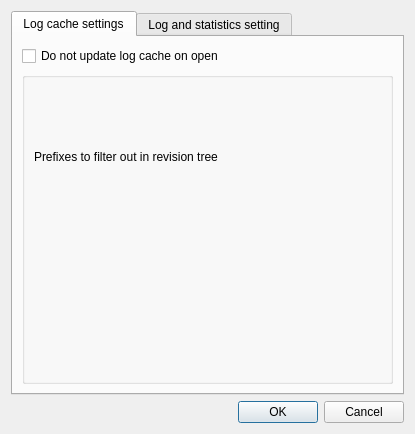
<?xml version="1.0" encoding="UTF-8"?>
<ui version="4.0">
 <class>DbSettings</class>
 <widget class="QDialog" name="DbSettings">
  <property name="geometry">
   <rect>
    <x>0</x>
    <y>0</y>
    <width>415</width>
    <height>434</height>
   </rect>
  </property>
  <layout class="QVBoxLayout" name="verticalLayout_3">
   <item>
    <widget class="QTabWidget" name="tabWidget">
     <property name="currentIndex">
      <number>0</number>
     </property>
     <widget class="QWidget" name="tab">
      <attribute name="title">
       <string>Log cache settings</string>
      </attribute>
      <layout class="QVBoxLayout" name="verticalLayout_4">
       <item>
        <widget class="QCheckBox" name="dbcfg_noCacheUpdate">
         <property name="text">
          <string>Do not update log cache on open</string>
         </property>
        </widget>
       </item>
       <item>
        <widget class="QGroupBox" name="groupBox">
         <property name="title">
          <string/>
         </property>
         <layout class="QVBoxLayout" name="verticalLayout">
          <item>
           <widget class="QLabel" name="label_3">
            <property name="text">
             <string>Prefixes to filter out in revision tree</string>
            </property>
           </widget>
          </item>
          <item>
           <widget class="KEditListWidget" name="dbcfg_exclude_box">
            <property name="buttons">
             <set>KEditListWidget::Add|KEditListWidget::Remove</set>
            </property>
           </widget>
          </item>
         </layout>
        </widget>
       </item>
      </layout>
     </widget>
     <widget class="QWidget" name="tab_2">
      <attribute name="title">
       <string>Log and statistics setting</string>
      </attribute>
      <layout class="QVBoxLayout" name="verticalLayout_2">
       <item>
        <widget class="QGroupBox" name="groupBox_3">
         <property name="title">
          <string/>
         </property>
         <layout class="QVBoxLayout" name="verticalLayout_5">
          <item>
           <widget class="QLabel" name="label">
            <property name="text">
             <string>Hide logs containing following words</string>
            </property>
           </widget>
          </item>
          <item>
           <widget class="KEditListWidget" name="dbcfg_exclude_log_pattern">
            <property name="toolTip">
             <string>This is a list which words/substrings a log entry must contain so it will be hidden from log and statistics</string>
            </property>
            <property name="buttons">
             <set>KEditListWidget::Add|KEditListWidget::Remove</set>
            </property>
           </widget>
          </item>
         </layout>
         <zorder>dbcfg_exclude_log_pattern</zorder>
         <zorder>label</zorder>
        </widget>
       </item>
       <item>
        <widget class="QGroupBox" name="groupBox_2">
         <property name="title">
          <string/>
         </property>
         <layout class="QVBoxLayout" name="verticalLayout_3">
          <item>
           <widget class="QLabel" name="label_2">
            <property name="text">
             <string>Do not show commits from following users</string>
            </property>
           </widget>
          </item>
          <item>
           <widget class="KEditListWidget" name="dbcfg_exclude_userslog">
            <property name="toolTip">
             <string>Do not display commits of listed users in log window and statistics view</string>
            </property>
            <property name="buttons">
             <set>KEditListWidget::Add|KEditListWidget::Remove</set>
            </property>
           </widget>
          </item>
          <item>
           <widget class="QCheckBox" name="dbcfg_filter_empty_author">
            <property name="text">
             <string>Do not display commits without author</string>
            </property>
           </widget>
          </item>
         </layout>
        </widget>
       </item>
      </layout>
     </widget>
    </widget>
   </item>
   <item>
    <widget class="QDialogButtonBox" name="buttonBox">
     <property name="standardButtons">
      <set>QDialogButtonBox::Cancel|QDialogButtonBox::Ok</set>
     </property>
    </widget>
   </item>
  </layout>
 </widget>
 <customwidgets>
  <customwidget>
   <class>KEditListWidget</class>
   <extends>QWidget</extends>
   <header>keditlistwidget.h</header>
  </customwidget>
 </customwidgets>
 <resources/>
 <connections/>
</ui>
